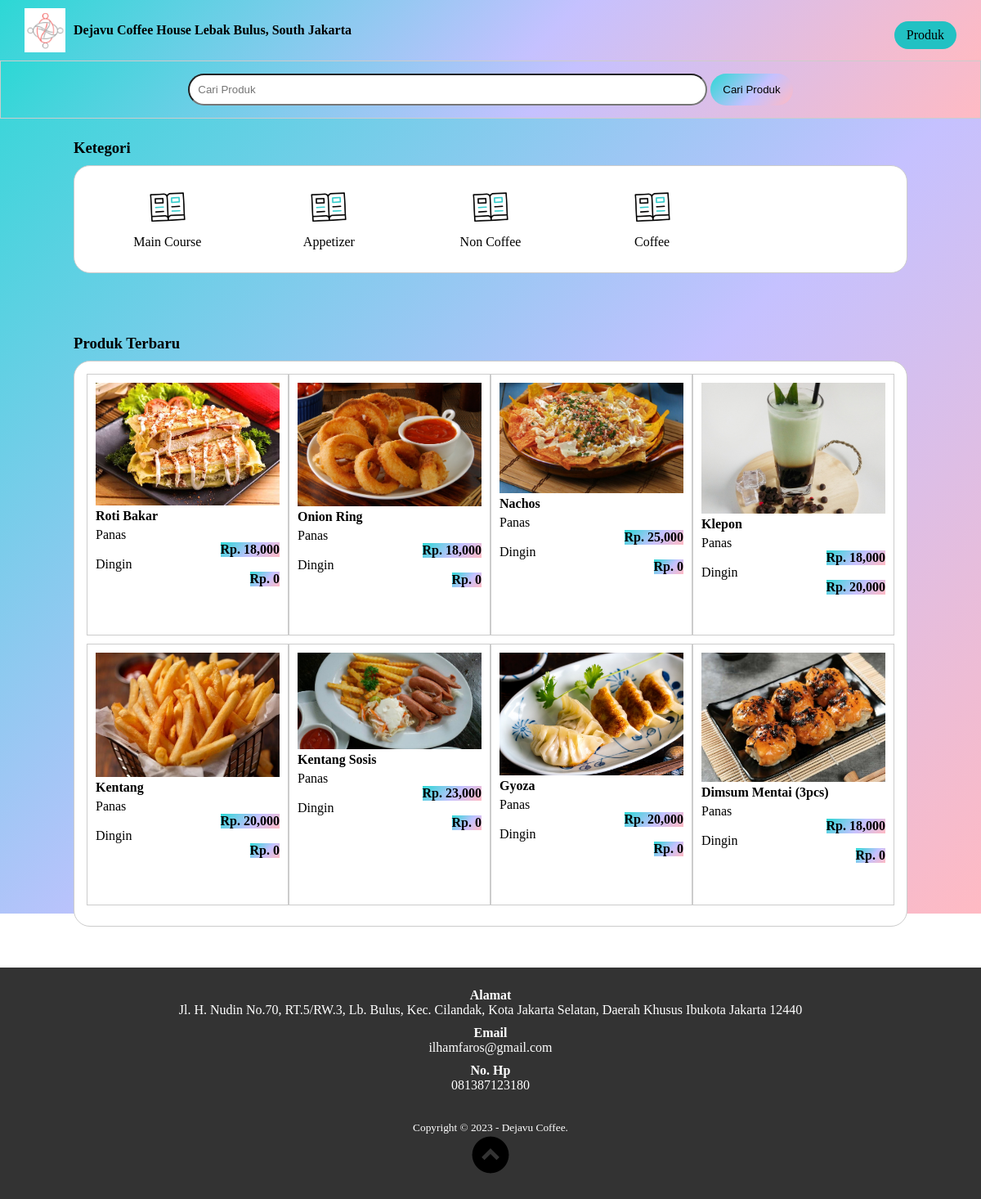
The page / on the database its author committed.
### tables this page shows
CREATE TABLE `tb_category` (
  `category_id` int(11) NOT NULL,
  `category_name` varchar(25) NOT NULL
);

CREATE TABLE `tb_product` (
  `product_id` int(11) NOT NULL,
  `category_id` int(11) NOT NULL,
  `product_name` varchar(100) NOT NULL,
  `product_price_p` int(11) NOT NULL,
  `product_price_d` int(11) NOT NULL,
  `product_description` blob DEFAULT NULL,
  `product_image` varchar(100) NOT NULL,
  `product_status` blob DEFAULT NULL,
  `date_created` timestamp NOT NULL DEFAULT current_timestamp()
);

### index.php (the view, shortened to what this page needs)
<?php
	include 'db.php';
 ?>
<!DOCTYPE html>
<html>
<head>
	<link rel="stylesheet" type="text/css" href="css/set.css">
</head>
<body>
	<header>
    <div class="header">
        <div class="logo">
            <img src="img/logo1.png" width="50px">
            <a href="index.php">Dejavu Coffee House Lebak Bulus, South Jakarta</a>
        </div>
        <ul class="navigation">
            <li><a href="produk.php" class="btn">Produk</a></li>
        </ul>
    </div>
</header>
	<div class="search">
		<div class="container">
			<form action="produk.php">
				<input type="text" name="search" placeholder="Cari Produk" class="produk">
				<input type="submit" name="cari" value="Cari Produk" class="produk">
			</form>
		</div>
	</div>
	<div class="section">
		<div class="container">
			<h3>Ketegori</h3>
			<div class="box">
				<?php
					$kategori = mysqli_query($conn, "SELECT * FROM tb_category ORDER BY category_id DESC");
					if(mysqli_num_rows($kategori) > 0){
						while($k = mysqli_fetch_array($kategori)){
			 	?>
			 		<a href="produk.php?kat=<?php echo $k['category_id'] ?>">
						<div class="col-5">
							<img src="img/book.gif" width="50px" style="margin-bottom: 5px;">
							<p><?php echo $k['category_name'] ?></p>
						</div>
					</a>
				<?php }}else{ ?>
					<p>Kategori tidak ada</p>
				<?php } ?>
			</div>
		</div>
	</div>
	<div class="section">
		<div class="container">
			<h3>Produk Terbaru</h3>
			<div class="box">
				<?php
					$produk = mysqli_query($conn, "SELECT * FROM tb_product WHERE product_status = 1 ORDER BY product_id DESC LIMIT 8");
					if(mysqli_num_rows($produk) > 0){
						while($p = mysqli_fetch_array($produk)){
				 ?>
				 				 <a href="d-produk.php?id=<?php echo $p['product_id'] ?>">
							<div class="col-4">
								<img src="produk/<?php echo $p['product_image'] ?>">
								<p class="nama"><?php echo substr($p['product_name'], 0, 30) ?></p>
								<p> Panas </p>
								<p class="harga">Rp. <?php echo number_format($p['product_price_p']) ?></p>
								<br/>
								<p> Dingin </p>
								<p class="harga">Rp. <?php echo number_format($p['product_price_d']) ?></p>
							</div>
						</a>
				<?php }}else{ ?>
					<p>Produk tidak ada</p>
				<?php } ?>
			</div>
		</div>
	</div>
	<div class="footer">
		<div class="container">
			<h4>Alamat</h4>
			<p>Jl. H. Nudin No.70, RT.5/RW.3, Lb. Bulus, Kec. Cilandak, Kota Jakarta Selatan, Daerah Khusus Ibukota Jakarta 12440</p>
			<h4>Email</h4>
			<p>ilhamfaros@gmail.com</p>
			<h4>No. Hp</h4>
			<p>081387123180</p>
			<small>Copyright &copy; 2023 - Dejavu Coffee.</small>
		</div>
	<div class="buttonToTop" onclick="scrollToTop()">
    <img src="img/imgtop.png" alt="Logo"width="50" height="50">
</div>
</body>
</html>

### css/set.css (style rules this page uses)
* { padding: 0; margin: 0; font: cursive; }
body { height: 100vh; background-image: linear-gradient(-225deg, #2CD8D5 0%, #C5C1FF 56%, #FFBAC3 100%); background-repeat: no-repeat; }
a { color: inherit; text-decoration: none; }
.btn { padding: 8px 15px; text-align: center; margin-top: 11px; background-color: #22c1c3; color: black; border: none; cursor: pointer; border-radius: 20px; }
header { background-image: linear-gradient(-225deg, #2CD8D5 0%, #C5C1FF 56%, #FFBAC3 100%); color: black; }
header ul { float: right; }
header ul li { display: inline-block; }
header ul li a { padding: 20px 0 20px 15px; display: inline-block; }
.header { display:flex ; justify-content: space-between; align-items: center; padding: 10px 20px; }
.logo { display: flex; align-items: center; }
.logo img { margin-right: 10px; }
.logo a { color: #000; text-decoration: none; font-weight: bold; }
.container { width: 85%; margin: 0 auto; }
.header { width: 95%; margin: 0 auto; }
.container:after { content: ''; display: block; clear: both; }
.section { padding: 25px 0; }
.box { background-color: #fff; border:1px solid #ccc; padding: 15px; box-sizing: border-box; margin: 10px 0 25px 0; border-radius: 20px; }
.box:after { content: ''; display: block; clear: both; border-radius: 20px; }
.search { padding: 15px 0; background-image: linear-gradient(-225deg, #2CD8D5 0%, #C5C1FF 56%, #FFBAC3 100%); border:1px solid #ccc; text-align: center; }
.search input[type=text] { width: 60%; padding: 10px; border-radius: 20px; }
.search input[type=submit] { padding: 12px 15px; background-image: linear-gradient(-225deg, #2CD8D5 0%, #C5C1FF 56%, #FFBAC3 100%); color: #000; border:none; cursor: pointer; border-radius: 20px; }
.col-5 { width: 20%; height: 100px; text-align: center; float: left; padding: 10px; box-sizing: border-box; }
.col-4 { width: 25%; height: 320px; border: 1px solid #ccc; float: left; padding: 10px; box-sizing: border-box; margin-bottom: 10px; }
.col-4 img { width: 100%; }
.col-4 .nama { color: black; margin-bottom: 5px; font-weight: bold; }
.col-4 .harga { font-weight: bold; background-image: linear-gradient(-225deg, #2CD8D5 0%, #C5C1FF 56%, #FFBAC3 100%); float: right; }
.footer { padding: 25px 0; background-color: #333; color: #fff; text-align: center; }
.footer p { margin-bottom: 10px; }
.footer small { margin-top: 25px; display: inline-block; }

### rows shown on the page
tb_category: category_name "Main Course"
tb_category: category_name "Appetizer"
tb_category: category_name "Non Coffee"
tb_category: category_name "Coffee"
tb_product: product_image (picture), product_name "Roti Bakar", product_price_p "18,000", product_price_d "0"
tb_product: product_image (picture), product_name "Onion Ring", product_price_p "18,000", product_price_d "0"
tb_product: product_image (picture), product_name "Nachos", product_price_p "25,000", product_price_d "0"
tb_product: product_image (picture), product_name "Klepon", product_price_p "18,000", product_price_d "20,000"
tb_product: product_image (picture), product_name "Kentang", product_price_p "20,000", product_price_d "0"
tb_product: product_image (picture), product_name "Kentang Sosis", product_price_p "23,000", product_price_d "0"
tb_product: product_image (picture), product_name "Gyoza", product_price_p "20,000", product_price_d "0"
tb_product: product_image (picture), product_name "Dimsum Mentai (3pcs)", product_price_p "18,000", product_price_d "0"
